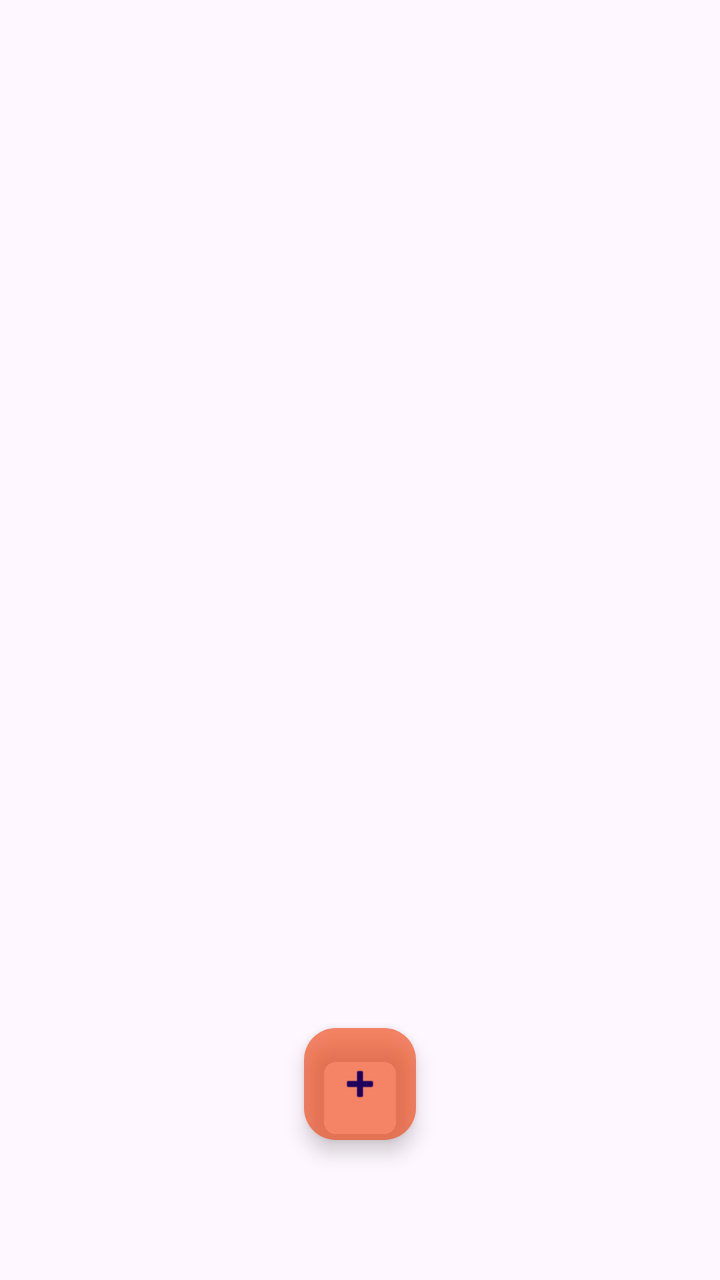
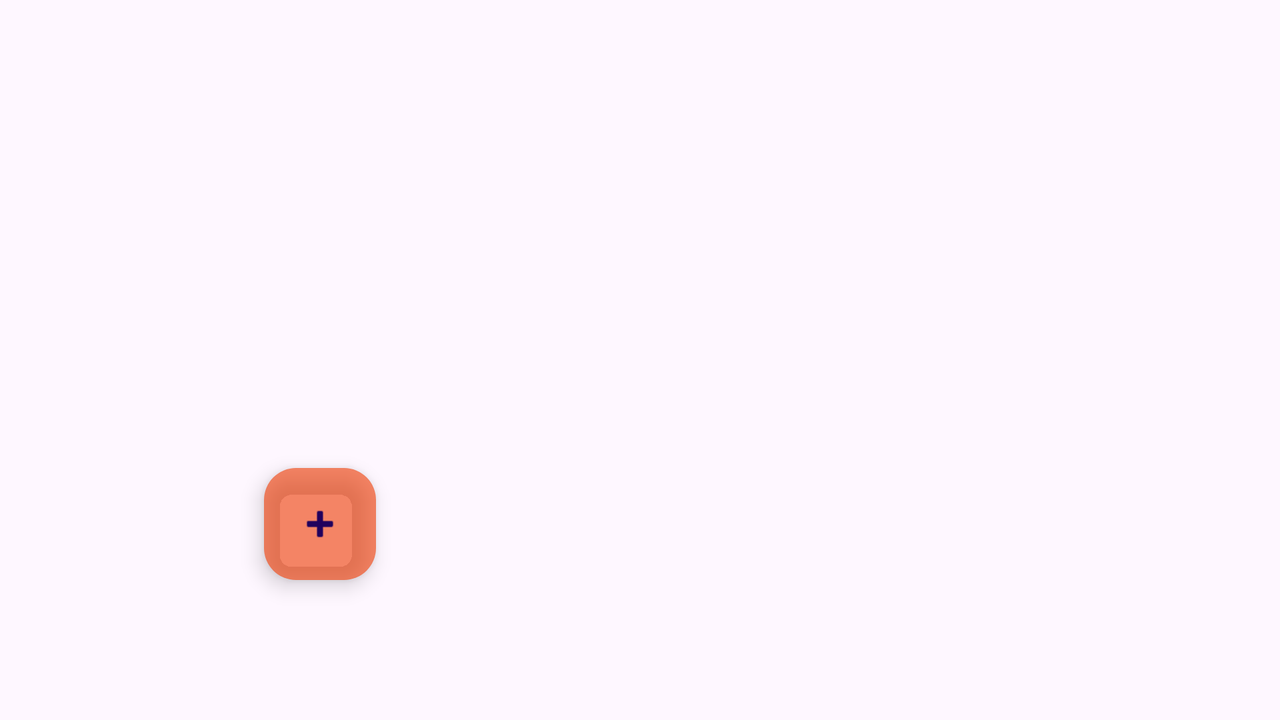

Compare how this app lays out the same screen by default and in its alternative resource folder. The renders come first, then the two layout files and the values they reference.
<!-- AndroidManifest.xml: application theme Theme.ToDo -->
<!-- res/layout/activity_main.xml -->
<?xml version="1.0" encoding="utf-8"?>
<androidx.constraintlayout.widget.ConstraintLayout xmlns:android="http://schemas.android.com/apk/res/android"
    xmlns:app="http://schemas.android.com/apk/res-auto"
    xmlns:tools="http://schemas.android.com/tools"
    android:layout_width="match_parent"
    android:layout_height="match_parent"
    tools:context=".presentation.main_activity.MainActivity">


    <androidx.recyclerview.widget.RecyclerView
        android:id="@+id/rv"
        android:layout_width="match_parent"
        android:layout_height="match_parent"
        app:layoutManager="androidx.recyclerview.widget.LinearLayoutManager"
        app:layout_constraintBottom_toBottomOf="parent"
        app:layout_constraintTop_toTopOf="parent"
        tools:listitem="@layout/item_to_do_enabled" />

    <com.google.android.material.floatingactionbutton.FloatingActionButton
        android:id="@+id/floatingActionButton"
        android:layout_width="wrap_content"
        android:layout_height="wrap_content"

        android:layout_marginBottom="70dp"
        android:clickable="true"
        app:backgroundTint="#9FEF3F08"
        app:layout_constraintBottom_toBottomOf="parent"
        app:layout_constraintEnd_toEndOf="parent"
        app:layout_constraintStart_toStartOf="parent"
        app:srcCompat="@android:drawable/ic_input_add"
        android:contentDescription="@string/add_button"/>


</androidx.constraintlayout.widget.ConstraintLayout>
<!-- resources referenced by this layout -->
<resources>
  <string name="add_button">Add Button</string>
  <style name="Theme.ToDo" parent="Base.Theme.ToDo" />
  <style name="Base.Theme.ToDo" parent="Theme.Material3.DayNight.NoActionBar">
          
          <item name="colorPrimary">@color/goldenrod</item>
          <item name="colorOnPrimary">@color/goldenrod</item>
      </style>
  <color name="goldenrod">#DAA520</color>
</resources>
<!-- res/layout-land/activity_main.xml (the repository's variant of the layout above) -->
<!-- drawn on the phone turned sideways -->
<?xml version="1.0" encoding="utf-8"?>
<androidx.constraintlayout.widget.ConstraintLayout xmlns:android="http://schemas.android.com/apk/res/android"
    xmlns:app="http://schemas.android.com/apk/res-auto"
    xmlns:tools="http://schemas.android.com/tools"
    android:layout_width="match_parent"
    android:layout_height="match_parent"
    tools:context=".presentation.main_activity.MainActivity">

    <androidx.recyclerview.widget.RecyclerView
        android:id="@+id/rv"
        android:layout_width="0dp"
        android:layout_height="match_parent"
        app:layoutManager="androidx.recyclerview.widget.LinearLayoutManager"
        app:layout_constraintBottom_toBottomOf="parent"
        app:layout_constraintEnd_toEndOf="@id/guideline_middle"
        app:layout_constraintStart_toStartOf="parent"
        app:layout_constraintTop_toTopOf="parent"
        tools:listitem="@layout/item_to_do_enabled" />

    <com.google.android.material.floatingactionbutton.FloatingActionButton
        android:id="@+id/floatingActionButton"
        android:layout_width="wrap_content"
        android:layout_height="wrap_content"

        android:layout_marginBottom="70dp"
        android:clickable="true"
        app:backgroundTint="#9FEF3F08"
        app:layout_constraintBottom_toBottomOf="parent"
        app:layout_constraintEnd_toEndOf="@id/guideline_middle"
        app:layout_constraintStart_toStartOf="parent"
        app:srcCompat="@android:drawable/ic_input_add"
        android:contentDescription="@string/add_button"/>

    <androidx.constraintlayout.widget.Guideline
        android:id="@+id/guideline_middle"
        android:layout_width="wrap_content"
        android:layout_height="wrap_content"
        android:orientation="vertical"
        app:layout_constraintGuide_percent="0.5" />

    <androidx.fragment.app.FragmentContainerView
        android:id="@+id/fragment_container"
        android:layout_width="0dp"
        android:layout_height="match_parent"
        app:layout_constraintBottom_toBottomOf="parent"
        app:layout_constraintEnd_toEndOf="parent"
        app:layout_constraintStart_toEndOf="@+id/rv"
        app:layout_constraintTop_toTopOf="parent" />

</androidx.constraintlayout.widget.ConstraintLayout>
